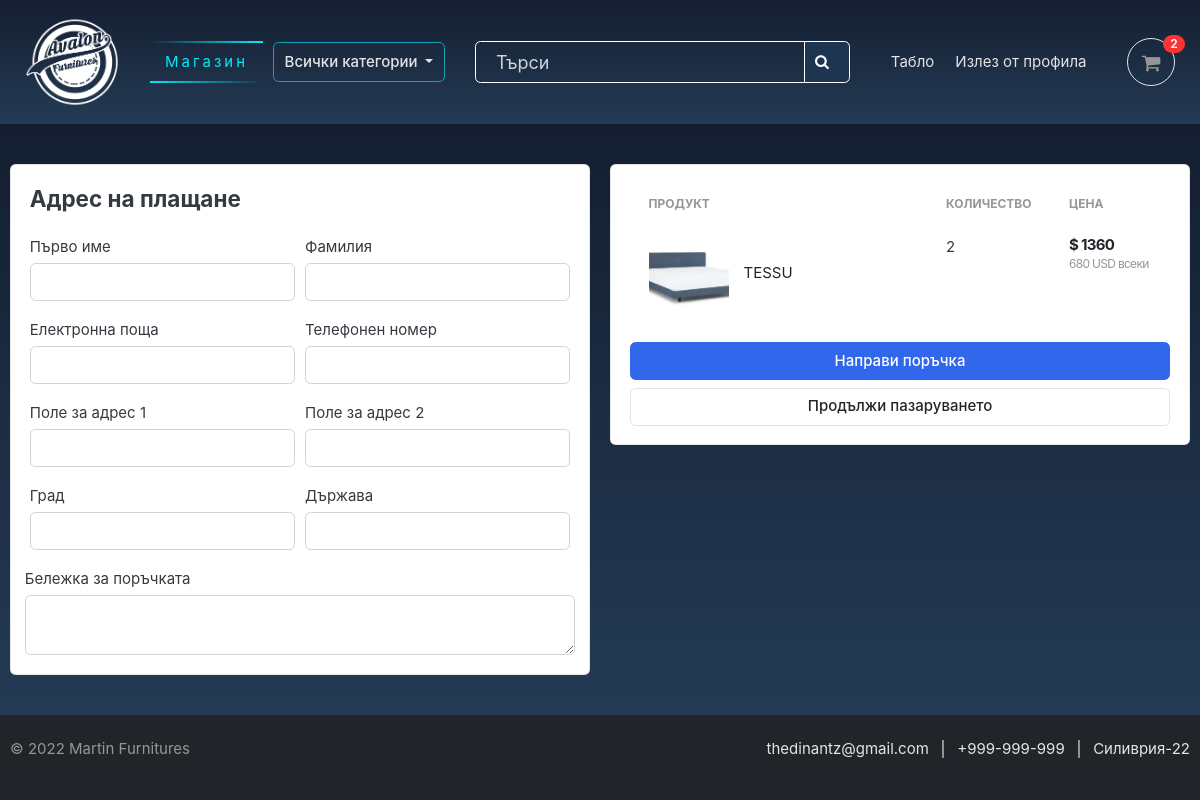
Page /cart/checkout/ (signed in) on the earlier database version.
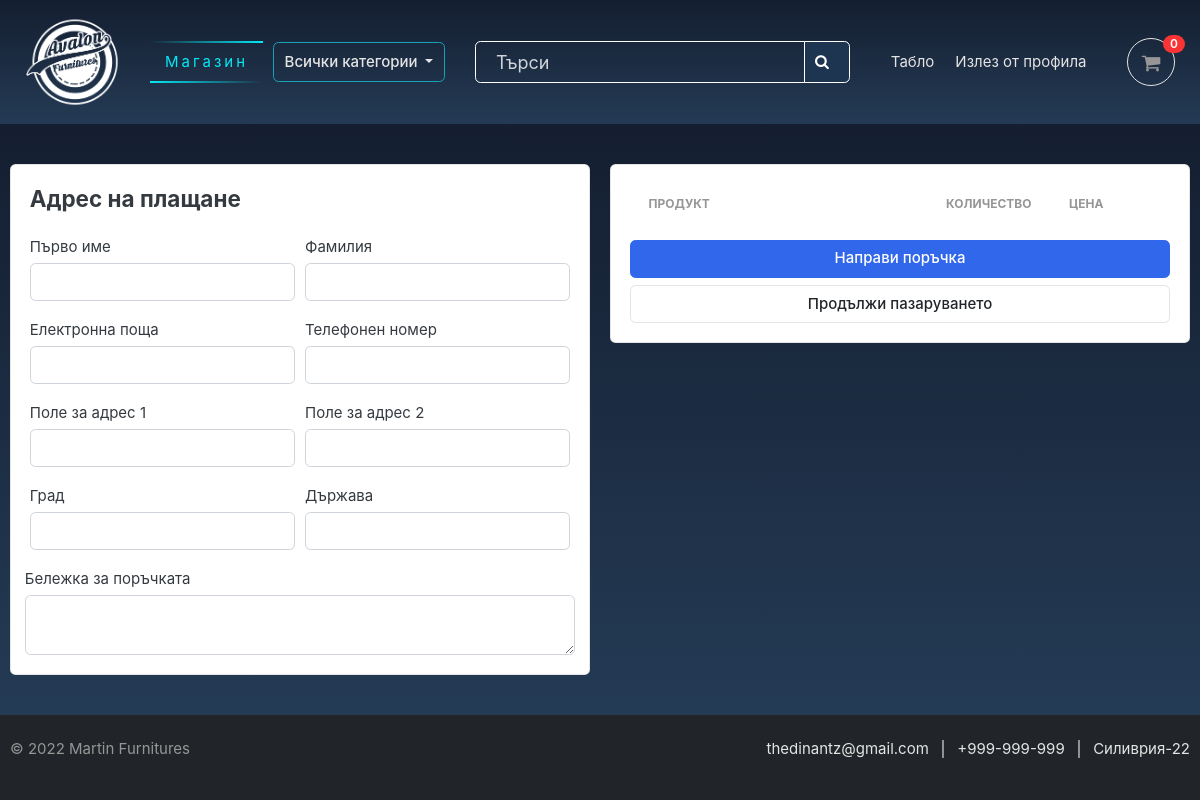
Same page on the later database version.
### carts/models.py (models this page shows, shortened)
class CartItem(models.Model):
    user = models.ForeignKey(Account, on_delete=models.CASCADE, null=True)
    product = models.ForeignKey(Product, on_delete=models.CASCADE)
    variations = models.ManyToManyField(Variation, blank=True)
    cart = models.ForeignKey(Cart, on_delete=models.CASCADE, null=True)
    quantity = models.IntegerField()
    is_active = models.BooleanField(default=True)
    def sub_total(self):
        return self.product.price * self.quantity

### store/models.py (models this page shows, shortened)
class Product(models.Model):
    product_name = models.CharField(max_length=50, unique=True)
    slug = models.SlugField(max_length=50, unique=True)
    description = models.TextField(max_length=600, blank=True)
    dimensions = models.TextField(max_length=200, blank=True)
    type = models.CharField(max_length=50, null=False, blank=False)
    price = models.IntegerField()
    images = models.ImageField(upload_to='photos/products')
    stock = models.IntegerField()
    is_available = models.BooleanField(default=True)
    category = models.ForeignKey(Category, on_delete=models.CASCADE)
    created_date = models.DateTimeField(auto_now_add=True)
    modified_date = models.DateTimeField(auto_now=True)
    def get_url(self):
        return reverse('product_detail', args=[self.category.slug, self.slug])

### carts/views.py (the view)
# urls.py: path('checkout/', views.checkout, name='checkout'),
@login_required(login_url='login')
def checkout(request, total=0, quantity=0, cart_items=None):
    try:
        tax = 0
        grand_total = 0
        if request.user.is_authenticated:
            cart_items = CartItem.objects.filter(
                user=request.user, is_active=True)
        else:
            cart = Cart.objects.get(cart_id=_cart_id(request))
            cart_items = CartItem.objects.filter(cart=cart, is_active=True)
        for cart_item in cart_items:
            total += (cart_item.product.price * cart_item.quantity)
            quantity += cart_item.quantity
        tax = (20 * total)/100
        grand_total = total + tax
    except ObjectDoesNotExist:
        pass  # just ignore
    context = {
        'total': total,
        'quantity': quantity,
        'cart_items': cart_items,
        'tax': tax,
        'grand_total': grand_total,
    }
    return render(request, 'store/checkout.html', context)

### carts/context_processors.py (called while the page is built)
def counter(request):
    cart_count = 0
    if 'admin' in request.path:
        return {}
    else:
        try:
            cart = Cart.objects.filter(cart_id=_cart_id(request))
            if request.user.is_authenticated:
                cart_items = CartItem.objects.all().filter(user=request.user)
            else:
                cart_items = CartItem.objects.all().filter(cart=cart[:1])
            for cart_item in cart_items:
                cart_count += cart_item.quantity
        except Cart.DoesNotExist:
            cart_count = 0
    return dict(cart_count=cart_count)

### carts/views.py (called while the page is built)
def _cart_id(request):
    cart = request.session.session_key
    if not cart:
        cart = request.session.create()
    return cart

### category/context_processors.py (called while the page is built)
def menu_links(request):
    links = Category.objects.all()
    return dict(links=links)

### category/models.py (called while the page is built)
    def get_url(self):
        return reverse('products_by_category', args=[self.slug])

### templates/store/checkout.html (shortened to what this page needs)
{% extends 'base.html' %}
{% load static %}
{% block content %}
<section class="section-content padding-y bg coloringlinear">
  <div class="container">
  <div class="row">
    <aside class="col-lg-6">
  <div class="card">
    <div class="card-body">
      <h4 class="card-title mb-4">Aдрес на плащане</h4>
      <form action="{% url 'place_order' %}" method="POST">
        <div class="form-row">
          <div class="col form-group">
            <label for="">Първо име</label>
            <input type="text" name="first_name" class="form-control" required>
          </div>
          <div class="col form-group">
            <label for="">Фамилия</label>
            <input type="text" name="last_name" class="form-control" required>
          </div>
        </div>
        <div class="form-row">
          <div class="col form-group">
            <label for="">Eлектронна поща</label>
            <input type="email" name="email" class="form-control" required>
          </div>
          <div class="col form-group">
            <label for="">Телефонен номер</label>
            <input type="text" name="phone" class="form-control" required>
          </div>
        </div>
        <div class="form-row">
          <div class="col form-group">
            <label for="">Поле за адрес 1</label>
            <input type="text" name="address_line_1" class="form-control" required>
          </div>
          <div class="col form-group">
            <label for="">Поле за адрес 2</label>
            <input type="text" name="address_line_2" class="form-control">
          </div>
        </div>
        <div class="form-row">
          <div class="col form-group">
            <label for="">Град</label>
            <input type="text" name="city" class="form-control" required>
          </div>
          <div class="col form-group">
            <label for="">Държава</label>
            <input type="text" name="country" class="form-control" required>
          </div>
          </div>
          <div class="form-row">
            <label for="">Бележка за поръчката</label>
            <textarea name="order_note" rows="2" class="form-control"></textarea>
          </div>
    </div>
  </div>
    </aside>
    <aside class="col-lg-6">
      <div class="card">
      <div class="card-body">
        <table class="table table-borderless table-shopping-cart">
        <thead class="text-muted">
        <tr class="small text-uppercase">
          <th scope="col">Продукт</th>
          <th scope="col" width="120">Количество</th>
          <th scope="col" width="120">Цена</th>
        </tr>
        </thead>
        <tbody>
        {% for cart_item in cart_items %}
        <tr>
          <td>
            <figure class="itemside align-items-center">
              <div class="aside"><img src="{{ cart_item.product.images.url }}" class="img-sm"></div>
              <figcaption class="info">
                <a href="{{ cart_item.product.get_url }}" class="title text-dark">{{ cart_item.product.product_name }}</a>
              </figcaption>
            </figure>
          </td>
          <td>
                <label for="">{{cart_item.quantity}}</label>
          </td>
          <td>
            <div class="price-wrap">
              <var class="price">$ {{ cart_item.sub_total }}</var>
              <small class="text-muted">{{ cart_item.product.price }} USD всеки </small>
            </div>
          </td>
        </tr>
        {% endfor %}
        </tbody>
        </table>
        <button type="submit" name="submit" class="btn btn-primary btn-block">Направи поръчка</button>
        <a href="{% url 'store' %}" class="btn btn-light btn-block">Продължи пазаруването</a>
      </div>
      </div>
  </aside>
  </div>
  </div>
  </section>
  {% endblock %}

Differences in the rows shown:
removed CartItem: product.images (picture), product.product_name "TESSU", quantity "2", sub_total "1360", product.price "680"
Other differences:
{{ cart_count }}: "2" → "0"
